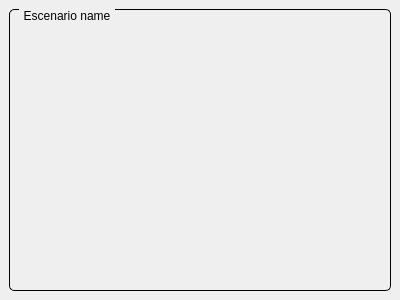
<?xml version="1.0" encoding="UTF-8"?>
<ui version="4.0">
 <class>MaterialEscenariosGeneralConfig</class>
 <widget class="QWidget" name="MaterialEscenariosGeneralConfig">
  <property name="geometry">
   <rect>
    <x>0</x>
    <y>0</y>
    <width>400</width>
    <height>300</height>
   </rect>
  </property>
  <property name="windowTitle">
   <string>Form</string>
  </property>
  <layout class="QVBoxLayout" name="verticalLayout">
   <property name="spacing">
    <number>6</number>
   </property>
   <property name="leftMargin">
    <number>9</number>
   </property>
   <property name="topMargin">
    <number>9</number>
   </property>
   <property name="rightMargin">
    <number>9</number>
   </property>
   <property name="bottomMargin">
    <number>9</number>
   </property>
   <item>
    <widget class="QGroupBox" name="groupBox">
     <property name="styleSheet">
      <string notr="true">QGroupBox {
    border: 1px solid black;
    border-radius: 5px;
    margin-top: 0.5em;
}

QGroupBox::title {
    subcontrol-origin: margin;
    left: 10px;
    padding: 0 3px 0 3px;
}</string>
     </property>
     <property name="title">
      <string>Escenario name</string>
     </property>
     <layout class="QGridLayout" name="gridLayout"/>
    </widget>
   </item>
  </layout>
 </widget>
 <resources/>
 <connections/>
</ui>
